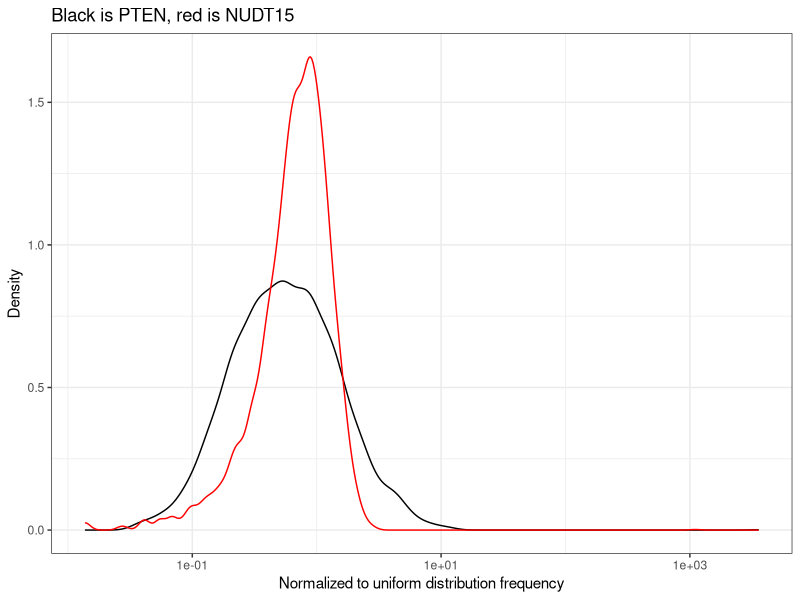

This figure's R source: (Note: this script raises an error after producing the figure.)
## ---- chunk 1
knitr::opts_chunk$set(echo = TRUE)
rm(list = ls())
library(tidyverse)
library(reshape2)
library(MASS)
set.seed(1234567)
## ---- chunk 2
nudt15 <- read.csv(file = "Data/NUDT15_missense.csv", header = TRUE, stringsAsFactors = FALSE)
nudt15 <- rbind(c("WT","WT",round(sum(nudt15$count)*0.3,0)),nudt15)  ## Because there were about 25% WTs
nudt15$count <- as.integer(nudt15$count)
nudt15$freq <- nudt15$count / sum(nudt15$count)
nudt15$zscore <- (nudt15$freq - mean(nudt15$freq))/sd(nudt15$freq)

## Bring in the PTEN data
pten <- read.csv(file = "Data/PTEN_library_distribution.csv", header = TRUE, stringsAsFactors = TRUE)
colnames(pten) <- c("row_number","variant","freq")

#pten_missense <- subset(pten, variant != "_remaining")[,c("variant","freq")]
pten_missense <- pten
pten_missense$freq <- as.numeric(pten_missense$freq)
pten_missense$freq <- pten_missense$freq / sum(pten_missense$freq)
pten_missense$zscore <- (pten_missense$freq - mean(pten_missense$freq))/sd(pten_missense$freq)

Fraction_of_uniform_distribution_plot <- ggplot() + theme_bw() + scale_x_log10() +
  labs(x = "Normalized to uniform distribution frequency", y = "Density", title = "Black is PTEN, red is NUDT15") +
  geom_density(data = pten_missense, aes(x = freq/(1/nrow(pten_missense)))) + 
  geom_density(data = nudt15, aes(x = freq/(1/nrow(nudt15))), color = "red") 
ggsave(file = "Plots/Fraction_of_uniform_distribution_plot.png", Fraction_of_uniform_distribution_plot, height = 3, width = 4)
Fraction_of_uniform_distribution_plot

## CV for NUDT15
sd(nudt15$freq) / mean(nudt15$freq)

## CV for PTEN
sd(pten_missense$freq) / mean(pten_missense$freq)
## ---- chunk 3
nudt15_uniq_number <- length(unique(nudt15$variant))
nudt15_sampling_frame <- data.frame("cells" = c(1e4,3e4,1e5,3e5,1e6,3e6), "fraction_observed" = 0)
for(x in 1:nrow(nudt15_sampling_frame)){
  nudt15_sampling <- sample(nudt15$variant, nudt15_sampling_frame$cells[x], prob = nudt15$freq, replace = T)
  nudt15_sampling_df <- data.frame(table(nudt15_sampling))
  nudt15_sampling_df2 <- subset(nudt15_sampling_df, Freq >= 1) # Whatever cutoff you want to use
  nudt15_sampling_frame$fraction_observed[x] <- nrow(nudt15_sampling_df2) / nudt15_uniq_number
}


pten_library_number <- length(unique(subset(pten_missense, freq > 0)$variant))

pten_sampling_frame <- data.frame("cells" = c(1e4,3e4,1e5,3e5,1e6,3e6), "fraction_observed" = 0)
for(x in 1:nrow(pten_sampling_frame)){
  pten_sampling <- sample(pten_missense$variant, pten_sampling_frame$cells[x], prob = pten_missense$freq, replace = T)
  pten_sampling_df <- data.frame(table(pten_sampling))
  pten_sampling_df2 <- subset(pten_sampling_df, Freq >= 1) # Whatever cutoff you want to use
  pten_sampling_frame$fraction_observed[x] <- nrow(pten_sampling_df2) / pten_library_number
}

real_summary_frame <- data.frame("cells" = pten_sampling_frame$cells, "pten" = pten_sampling_frame$fraction_observed, "nudt15" = nudt15_sampling_frame$fraction_observed)

real_summary_frame_melted <- melt(real_summary_frame, id = "cells")
colnames(real_summary_frame_melted)[2] <- "library"

nudt15_pten_comparison_plot <- ggplot() + theme_bw() +  theme(legend.position = "top") +
  labs(y = "Fraction of possible variants\nrecombined at least once", x = "Number of cells recombined") +
  scale_x_log10(expand = c(0,0.01)) + scale_y_continuous(limits = c(0.5,1), expand = c(0,0.01)) + scale_colour_manual(values = c("black", "red")) +
  geom_line(data = real_summary_frame_melted, aes(x = cells, y = value, color = library)) +
  geom_point(data = real_summary_frame_melted, aes(x = cells, y = value, color = library))
ggsave(file = "Plots/Real_data_nudt15_pten_comparison_plot.png", nudt15_pten_comparison_plot, height = 3, width = 4)
nudt15_pten_comparison_plot
## ---- chunk 4
nudt15_2 <- subset(nudt15, freq > 0)
nudt15_2$log10 <- log10(nudt15_2$freq)

nudt15_fit <- fitdistr(nudt15_2$freq, "log-normal")
nudt15_para <- nudt15_fit$estimate
print(paste("NUDT15 meanlog:",as.character(round(nudt15_para[1],2))))
print(paste("NUDT15 sdlog:",as.character(round(nudt15_para[2],2))))
nudt15_recreation2 <- data.frame("value" = rlnorm(n = 4775, meanlog = nudt15_para[1], sdlog = nudt15_para[2]))
#nudt15_recreation <- data.frame("value" = rnorm(n = 4775, mean = nudt15_para[1], sd = nudt15_para[2]))
nudt15_recreation2$variant = seq(1,nrow(nudt15_recreation2))

nudt15_fitted_distribution_plot <- ggplot() + theme_bw() + labs(title = "NUDT15: Black in real, Red is recreated") + scale_x_log10() +
  geom_density(data = nudt15, aes(x = freq), color = "black") +
  geom_density(data = nudt15_recreation2, aes(x = value), color = "red")
nudt15_fitted_distribution_plot
  ggsave(file = "Plots/nudt15_fitted_distribution_plot.png", nudt15_fitted_distribution_plot, height = 3, width = 4)

pten_fit <- fitdistr(subset(pten_missense, freq > 0)$freq, "log-normal")
pten_para <- pten_fit$estimate
print(paste("PTEN meanlog:",as.character(round(pten_para[1],2))))
print(paste("PTEN sdlog:",as.character(round(pten_para[2],2))))
pten_recreation2 <- data.frame("value" = rlnorm(n = 4939, meanlog = pten_para[1], sdlog = pten_para[2]))
pten_recreation2$variant = seq(1,nrow(pten_recreation2))

pten_fitted_distribution_plot <- ggplot() + theme_bw() + labs(title = "PTEN: Black in real, Red is recreated") + scale_x_log10() +
  geom_density(data = pten_missense, aes(x = freq), color = "black") +
  geom_density(data = pten_recreation2, aes(x = value), color = "red")
pten_fitted_distribution_plot
ggsave(file = "Plots/pten_fitted_distribution_plot.png", pten_fitted_distribution_plot, height = 3, width = 4)
  
## ---- chunk 5
nudt15_sampling_frame <- data.frame("cells" = c(1e4,3e4,1e5,3e5,1e6,3e6), "fraction_observed" = 0)
for(x in 1:nrow(nudt15_sampling_frame)){
  nudt15_sampling <- sample(nudt15_recreation2$variant, nudt15_sampling_frame$cells[x], prob = nudt15_recreation2$value, replace = T)
  nudt15_sampling_df <- data.frame(table(nudt15_sampling))
  nudt15_sampling_df2 <- subset(nudt15_sampling_df, Freq >= 1)
  nudt15_sampling_frame$fraction_observed[x] <- nrow(nudt15_sampling_df2) / nrow(nudt15_recreation2)
}

pten_sampling_frame <- data.frame("cells" = c(1e4,3e4,1e5,3e5,1e6,3e6), "fraction_observed" = 0)
for(x in 1:nrow(pten_sampling_frame)){
  pten_sampling <- sample(pten_recreation2$variant, pten_sampling_frame$cells[x], prob = pten_recreation2$value, replace = T)
  pten_sampling_df <- data.frame(table(pten_sampling))
  pten_sampling_df2 <- subset(pten_sampling_df, Freq >= 1)
  pten_sampling_frame$fraction_observed[x] <- nrow(pten_sampling_df2) / nrow(pten_recreation2)
}

summary_frame <- data.frame("cells" = pten_sampling_frame$cells, "pten" = pten_sampling_frame$fraction_observed, "nudt15" = nudt15_sampling_frame$fraction_observed)

summary_frame_melted <- melt(summary_frame, id = "cells")
colnames(summary_frame_melted)[2] <- "library"

nudt15_pten_comparison_plot <- ggplot() + 
  theme_bw() + theme(legend.position = "top") +
  labs(y = "Fraction of possible variants\nrecombined at least once", x = "Number of cells recombined") + 
  scale_x_log10(expand = c(0,0.01)) + scale_y_continuous(limits = c(0.5,1), expand = c(0,0.01)) + scale_colour_manual(values = c("black", "red")) +
  geom_line(data = summary_frame_melted, aes(x = cells, y = value, color = library)) +
  geom_point(data = summary_frame_melted, aes(x = cells, y = value, color = library))
ggsave(file = "Plots/Recreated_data_nudt15_pten_comparison_plot.png", nudt15_pten_comparison_plot, height = 3, width = 4)
nudt15_pten_comparison_plot
